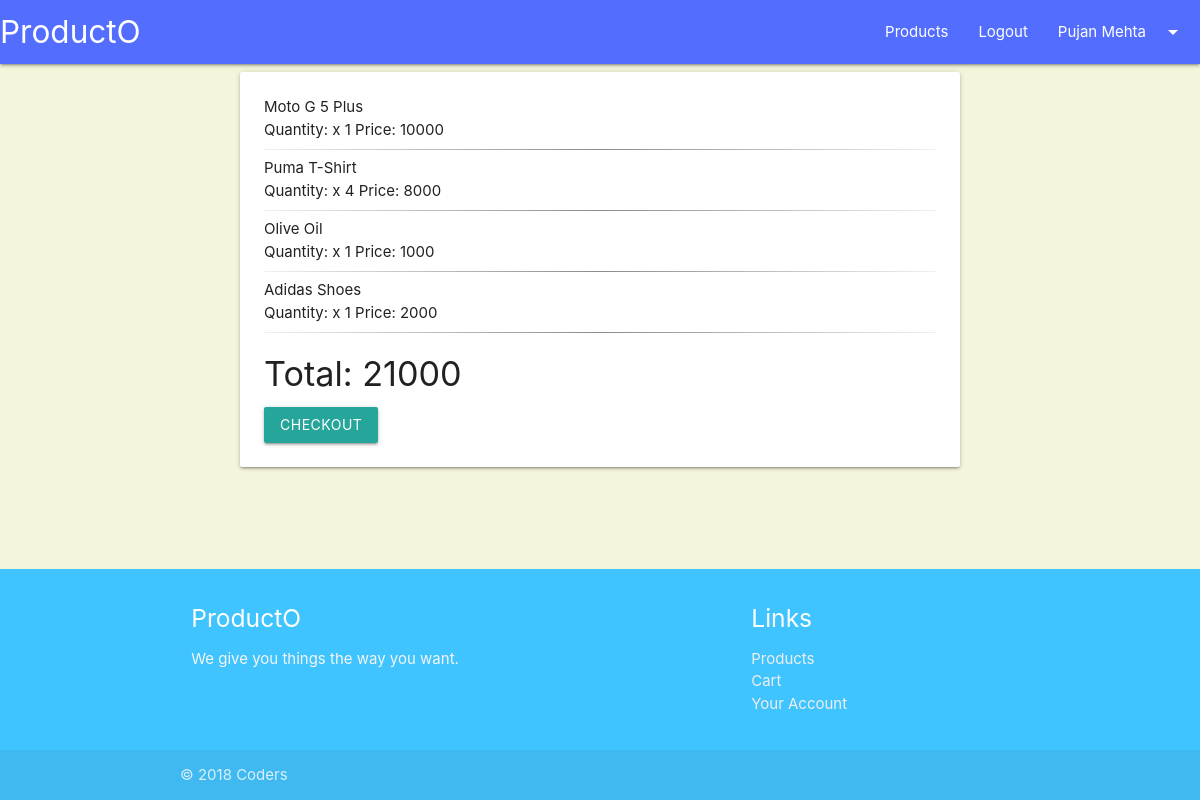
The app's page /cart/ (signed in) with its own data.
### app/models.py (models this page shows, shortened)
class Profile(models.Model):
    user = models.ForeignKey(User, on_delete=models.CASCADE)
    address = models.CharField(max_length=250, null=True, blank=True)
    email = models.EmailField(null=True)
    fname = models.CharField(max_length=50)
    lname = models.CharField(max_length=50)

class Product(models.Model):
    title = models.CharField(max_length=50)
    category = models.CharField(max_length=100, choices=categories, default="Goods")
    description = models.CharField(max_length=1000, blank=False)
    price = models.IntegerField()
    quantity = models.IntegerField(null=True)
    image = models.FileField(upload_to="./static/images/",null=True, blank=True)

### app/views.py (the view)
# urls.py: path('cart/', cart, name='cart'),
def cart(request):
    if request.user.is_authenticated:
        profile = Profile.objects.all().filter(user=request.user)
        cart = Cart.objects.all().filter(user=request.user)
        total = 0
        cart_dict = {}
        for i in cart:
            total += i.product.price
            try:
                if cart_dict[i.product.title]:
                    cart_dict[i.product.title][1] += 1
                    cart_dict[i.product.title][2] += int(i.product.price)
            except KeyError:
                cart_dict[i.product.title] = []
                cart_dict[i.product.title].append(i.product.title)
                cart_dict[i.product.title].append(1)
                cart_dict[i.product.title].append(i.product.price)
        final_cart_list = []
        for i in cart_dict:
            final_cart_list.append(cart_dict[i])
        context = {
            'p': profile[0],
            'cart': cart,
            'cartNew': final_cart_list,
            'totalAmount': total
        }
        return render(request, 'cart.html', context)

### app/templates/cart.html (shortened to what this page needs)
<!DOCTYPE html>
<html lang="en">
<head>
</head>
{% extends 'base.html' %}
{% block products %}
  <div class="animated zoomIn">
    <div class="content" style="width: 60%; margin: 0 auto">
      <div class="col s12 m7">
       <div class="card horizontal">
         <div class="card-stacked">
           <div class="card-content">
             {% if cart %}
               {% for i in cartNew %}
                 <p>{{ i.0 }}</p>
                 <p>Quantity: x {{ i.1 }} Price: {{ i.2 }}</p>
                 <hr class="style15">
               {% endfor %}
               <h4>Total: {{ totalAmount }}</h4>
               <button class="waves-effect waves-light btn modal-trigger" data-target="modal1">Checkout</button>
             {% else %}
               <h3>Your Cart is Empty!</h3>
             {% endif %}
           </div>
         </div>
       </div>
     </div>
    </div>
  </div>
{% endblock %}

### app/templates/base.html (shortened to what this page needs)
 {% load staticfiles %}
 <!DOCTYPE html>
 <html lang="en" dir="ltr">
  <head>
    <link rel="stylesheet/less" type="text/css" href="styles.less" />
    <link rel="stylesheet/less" href="/static/css/index.less">
    <link rel="stylesheet" href="https://cdnjs.cloudflare.com/ajax/libs/animate.css/3.7.0/animate.min.css">
    <link rel="stylesheet" href="https://cdnjs.cloudflare.com/ajax/libs/materialize/1.0.0-beta/css/materialize.min.css">
  </head>
  <body style="background: #F5F5DC; ">
    <nav>
      <div class="nav-wrapper" style="background: #536dfe">
        <a href="/" class="brand-logo">ProductO</a>
        <ul id="nav-mobile" class="right hide-on-med-and-down">
          <li><a href="/products/productsList">Products</a></li>
          {% if user.is_authenticated %}
            <li><a href="/logout">Logout</a></li>
            <li><a class="dropdown-trigger" data-target="dropdown">{{ p.fname }} {{ p.lname }}<i class="material-icons right">arrow_drop_down</i></a></li>
          {% else %}
            <li><a href="/login">Login</a></li>
            <li><a href="/signup">Signup</a></li>
          {% endif %}
        </ul>
      </div>
    </nav>
    <main>
      {% block products %}{% endblock %}
    </main>
    <footer class="page-footer" style="background: #40c4ff;">
      <div class="container">
        <div class="row">
          <div class="col l6 s12">
            <h5 class="white-text">ProductO</h5>
            <p class="grey-text text-lighten-4">We give you things the way you want.</p>
          </div>
          <div class="col l4 offset-l2 s12">
            <h5 class="white-text">Links</h5>
            <ul>
              <li><a class="grey-text text-lighten-3" href="/products/productsList">Products</a></li>
              <li><a class="grey-text text-lighten-3" href="/cart">Cart</a></li>
              <li><a class="grey-text text-lighten-3" href="#">Your Account</a></li>
            </ul>
          </div>
        </div>
      </div>
      <div class="footer-copyright">
        <div class="container">
          © 2018 Coders
        </div>
      </div>
    </footer>
  </body>
</html>

### app/templates/cart.html (style rules this page uses)
hr.style15 { border: 0; height: 1px; background-image: -webkit-linear-gradient(left, #f0f0f0, #8c8b8b, #f0f0f0); background-image: -moz-linear-gradient(left, #f0f0f0, #8c8b8b, #f0f0f0); background-image: -ms-linear-gradient(left, #f0f0f0, #8c8b8b, #f0f0f0); background-image: -o-linear-gradient(left, #f0f0f0, #8c8b8b, #f0f0f0); }

### app/templates/base.html (style rules this page uses)
body { display: flex; min-height: 100vh; flex-direction: column; }
main { flex: 1 0 auto; }

### records on screen
Profile: fname "Pujan", lname "Mehta"
Product: title "Moto G 5 Plus"
Product: title "Puma T-Shirt"
Product: title "Olive Oil"
Product: title "Adidas Shoes"

### other values on screen
{{ i.1 }} "1" "4" "1" "1"
{{ i.2 }} "10000" "8000" "1000" "2000"
{{ totalAmount }} "21000"
